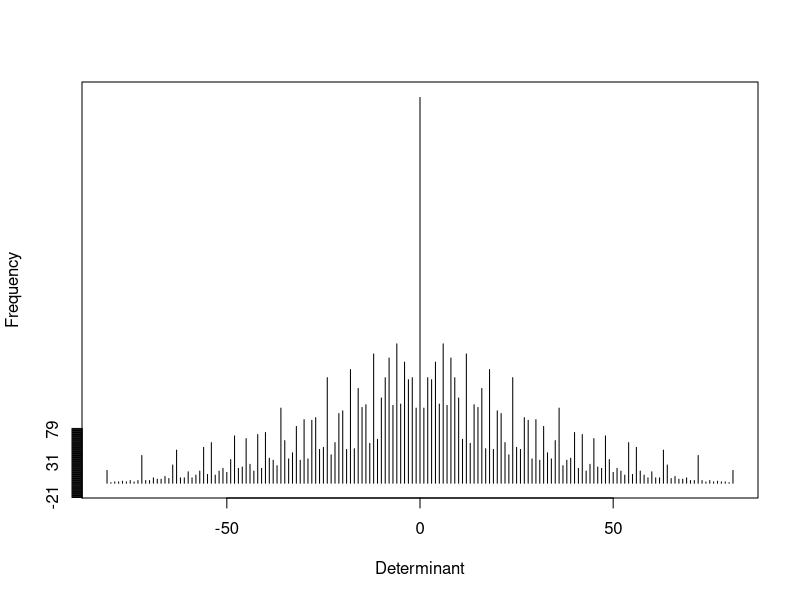

This figure's R source:
x <- array(1:20, dim = c(4, 5)) #Generatea 4 by 5 array.
# export x[1,3] x[2,2] x[3,1]
i <- array(c(1:3, 3:1), dim = c(3, 2))
x[i]
x[i] <- 0 # replace with 0

# 2X2 
d <- outer(0:9, 0:9)
fr <- table(outer(d, d, "-"))
plot(as.numeric(names(fr)), fr, type="h",
     xlab = "Determinant", ylab = "Frequency")

#转置
A <- array(1:4, c(2, 2))
B <- aperm(A, c(2,1))
B
C <- t(A)
